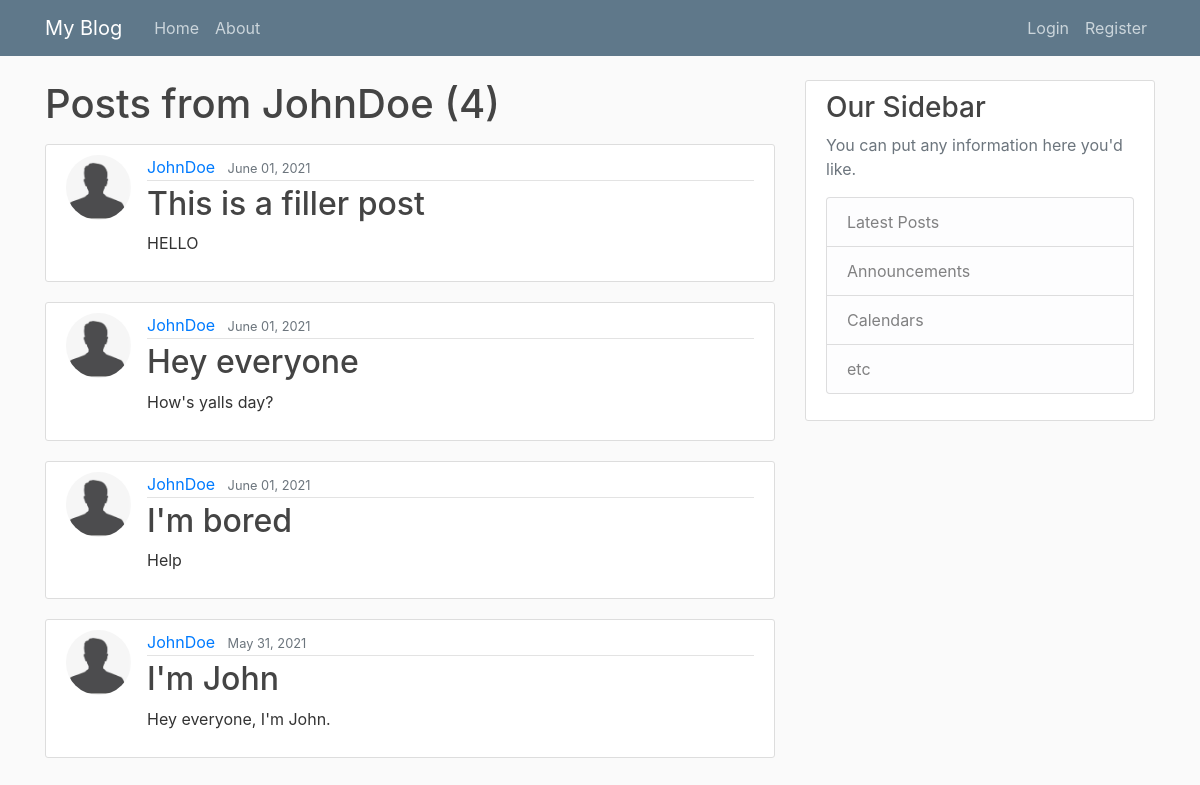
/user/JohnDoe, run on the app's committed database.
### blog/models.py (models this page shows, shortened)
class Post(models.Model):
    title = models.CharField(max_length=100)
    content = models.TextField()
    date_posted = models.DateTimeField(auto_now_add=True)
    author = models.ForeignKey(User, on_delete=models.CASCADE)

### users/models.py (models this page shows, shortened)
class Profile(models.Model):
    user = models.OneToOneField(User, on_delete=models.CASCADE)             # Defines 1-to-1 existence of user and profile
    image = models.ImageField(default='default.jpg', upload_to='profile_pics')  # Defines profile picture location and default

### blog/views.py (the view)
# urls.py: path('user/<str:username>', UserPostListView.as_view(), name='user-posts'),
class UserPostListView(ListView):
    model = Post                                            # active model
    template_name = 'blog/user_posts.html'                  # HTML template for page
    context_object_name = 'posts'                           # name of 'object' within template                            # how to order posts on homepage
    paginate_by = 5                                         # objects per page
    def get_queryset(self):                                 # overridden method to get posts from user
        user = get_object_or_404(User, username=self.kwargs.get('username'))
        return Post.objects.filter(author=user).order_by('-date_posted')

### blog/templates/blog/user_posts.html (shortened to what this page needs)
{% extends "blog/base.html" %}
{% block content %}
    <h1 class="mb-3">Posts from {{ view.kwargs.username }} ({{ page_obj.paginator.count }})</h1>
    {% for post in posts %}
    <article class="media content-section">
      <img class="rounded-circle article-img" src="{{ post.author.profile.image.url }}" alt="">
        <div class="media-body">
          <div class="article-metadata">
            <a class="mr-2" href="{% url 'user-posts' post.author.username %}">{{ post.author }}</a>
            <small class="text-muted">{{ post.date_posted|date:"F d, Y" }}</small>
          </div>
          <h2><a class="article-title" href="{% url 'post-detail' post.id %}">{{ post.title }}</a></h2>
          <p class="article-content">{{ post.content }}</p>
        </div>
    </article>
    {% endfor %}
{% endblock content %}

### blog/static/blog/main.css (style rules this page uses)
body { background: #fafafa; color: #333333; margin-top: 5rem; }
h1, h2, h3, h4, h5, h6 { color: #444444; }
.content-section { background: #ffffff; padding: 10px 20px; border: 1px solid #dddddd; border-radius: 3px; margin-bottom: 20px; }
.article-title { color: #444444; }
.article-content { white-space: pre-line; }
.article-img { height: 65px; width: 65px; margin-right: 16px; }
.article-metadata { padding-bottom: 1px; margin-bottom: 4px; border-bottom: 1px solid #e3e3e3 }

### data on the page
Post: author.profile.image (placeholder picture), author "JohnDoe", date_posted "June 01, 2021", title "This is a filler post", content "HELLO"
Post: author.profile.image (placeholder picture), author "JohnDoe", date_posted "June 01, 2021", title "Hey everyone", content "How's yalls day?"
Post: author.profile.image (placeholder picture), author "JohnDoe", date_posted "June 01, 2021", title "I'm bored", content "Help"
Post: author.profile.image (placeholder picture), author "JohnDoe", date_posted "May 31, 2021", title "I'm John", content "Hey everyone, I'm John."

### other printed values
{{ view.kwargs.username }} "JohnDoe"
{{ page_obj.paginator.count }} "4"
